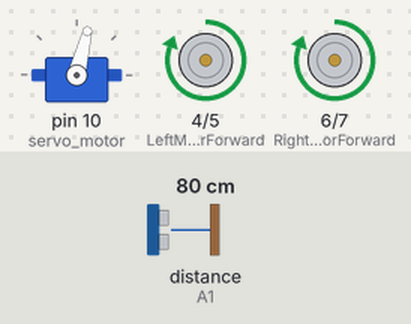
The sketch below on a simulated Arduino Uno, built with avr-gcc and run on an emulated ATmega328P. Shown: servo, motor-driver pin pairs drawn as motors (green arrow = first pin HIGH = forward, orange = second pin HIGH = backward, longer = more drive). Wiring (inferred from the names in the program): ultrasonic range finder: trigger A0; echo A1. The inputs (shaded band) are chosen by the test bench; at power-on: distance to the obstacle (sensor on A1) 80 cm. The echo pulse lasts 58.3 µs per cm.

Above: at 1.2 s.
1.3 s: distance to the obstacle (sensor on A1) set to 39 cm
2.8 s: distance to the obstacle (sensor on A1) set to 33 cm
At 4.9 s:
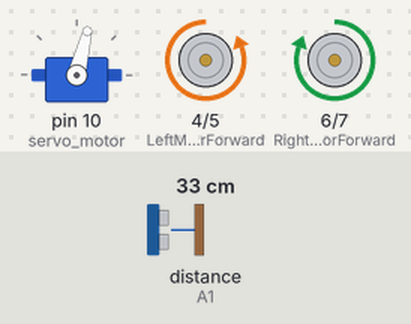
5.8 s: distance to the obstacle (sensor on A1) set to 60 cm
At 6.21 s:
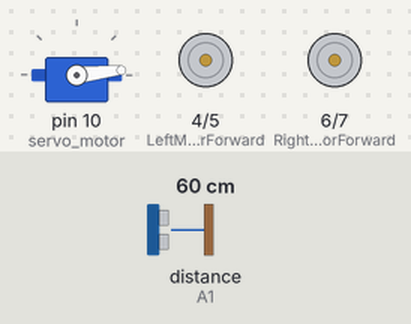
8.8 s: distance to the obstacle (sensor on A1) set to 2 cm
At 9.25 s:
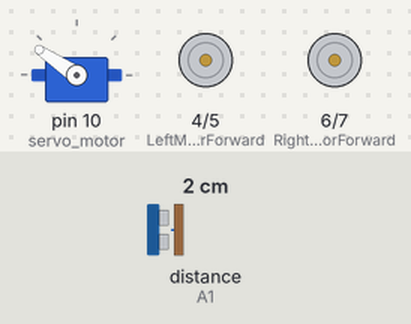
11.8 s: distance to the obstacle (sensor on A1) set to 120 cm
At 12.82 s:
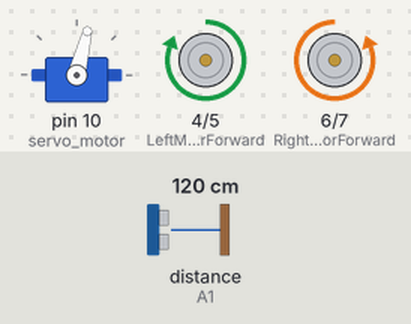
Timing chart, 0 to 14.8 s (numbered marks = the images above; inputs shaded):
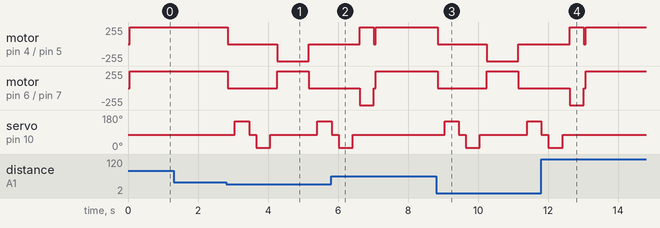

The sketch:

Source_Code.ino
```cpp
#include <Servo.h> //Servo motor library. This is standard library

//our L298N control pins
//in3  in4
const int LeftMotorForward = 4;
const int LeftMotorBackward = 5;
//in1  in2
const int RightMotorForward = 6;
const int RightMotorBackward = 7;


//sensor pins
#define triggerPin A0 //analog input 0 //TX// Green
#define echoPin A1 //analog input 1 //RX// Orange

float distance = 0;

Servo servo_motor; //our servo name

void setup(){
  pinMode(RightMotorForward, OUTPUT);
  pinMode(LeftMotorForward, OUTPUT);
  pinMode(LeftMotorBackward, OUTPUT);
  pinMode(RightMotorBackward, OUTPUT);

  servo_motor.attach(10); //our servo pin
  servo_motor.write(76);

  //sensor pins
  pinMode(triggerPin, OUTPUT);
  pinMode(echoPin, INPUT);

  distance = get_distance();
  //delay(100);
  //distance = get_distance();
}
void loop(){
  int distanceRight = 0;
  int distanceLeft = 0;
  delay(50);

  if (distance <= 35){
    moveStop();
    delay(200);
    distanceRight = lookRight();
    delay(200);
    distanceLeft = lookLeft();
    delay(200);
    if (distanceRight <= 35){
      if (distanceLeft <= 35)
      {
        //rotate 180
        turnLeft();
        delay(500);
        moveStop();
      }
      else
      {
        turnLeft();
        moveStop();
      }
    }
    else{
      turnRight();
      moveStop();
    }
  }
  else{
    moveForward();
  }
  distance = get_distance();
}

int lookRight(){
  servo_motor.write(146);
  delay(400);
  int distance = get_distance();
  servo_motor.write(76);
  return distance;
}

int lookLeft(){
  servo_motor.write(6);
  delay(400);
  int distance = get_distance();
  servo_motor.write(76);
  return distance;
}

void moveStop(){
  digitalWrite(RightMotorForward, LOW);
  digitalWrite(LeftMotorForward, LOW);
  digitalWrite(RightMotorBackward, LOW);
  digitalWrite(LeftMotorBackward, LOW);
}
void moveForward(){
  digitalWrite(LeftMotorForward, HIGH);
  digitalWrite(RightMotorForward, HIGH);
  digitalWrite(LeftMotorBackward, LOW);
  digitalWrite(RightMotorBackward, LOW);
}

void moveBackward(){
  digitalWrite(LeftMotorBackward, HIGH);
  digitalWrite(RightMotorBackward, HIGH);
  digitalWrite(LeftMotorForward, LOW);
  digitalWrite(RightMotorForward, LOW);
}
void turnRight(){
  digitalWrite(LeftMotorForward, HIGH);
  digitalWrite(RightMotorBackward, HIGH);
  digitalWrite(LeftMotorBackward, LOW);
  digitalWrite(RightMotorForward, LOW);
  delay(400);
}
void turnLeft(){
  digitalWrite(LeftMotorBackward, HIGH);
  digitalWrite(RightMotorForward, HIGH);
  digitalWrite(LeftMotorForward, LOW);
  digitalWrite(RightMotorBackward, LOW);
  delay(400);
}
float get_distance(){
  digitalWrite(triggerPin, LOW);
  delayMicroseconds(2);
  //clearing the trigger
  digitalWrite(triggerPin, HIGH);
  delayMicroseconds(10);
  digitalWrite(triggerPin, LOW);

  // capturing the time duration for sound wave to travel in microseconds
  unsigned long duration = pulseIn(echoPin, HIGH);
  distance = 0.01715 * duration;
  return distance;
  delay(5);
}
```

Measured:
- the behaviour switches between 36 and 35 cm on distance to the obstacle (sensor on A1) (found by bisection; images 0 and 1)
- after the input at 1.3 s, every drawn part: stays the same
- after the input at 2.8 s, motor on pin 4 (LeftMotorForward) / pin 5 (LeftMotorBackward): forward 255/255 → stopped after 0.06 s, → backward 255/255 1.4 s later, → stopped 0.90 s later; motor on pin 6 (RightMotorForward) / pin 7 (RightMotorBackward): forward 255/255 → stopped after 0.06 s, → forward 255/255 1.4 s later, → stopped 0.90 s later
- after the input at 5.8 s, servo on pin 10 (servo_motor): goes on until 6.4 s, then stays 76°
- after the input at 8.8 s, motor on pin 4 (LeftMotorForward) / pin 5 (LeftMotorBackward): forward 255/255 → stopped after 0.05 s, → backward 255/255 1.4 s later, → stopped 0.90 s later; motor on pin 6 (RightMotorForward) / pin 7 (RightMotorBackward): forward 255/255 → stopped after 0.05 s, → forward 255/255 1.4 s later, → stopped 0.90 s later
- after the input at 11.8 s, servo on pin 10 (servo_motor): goes on until 12.4 s, then stays 76°
